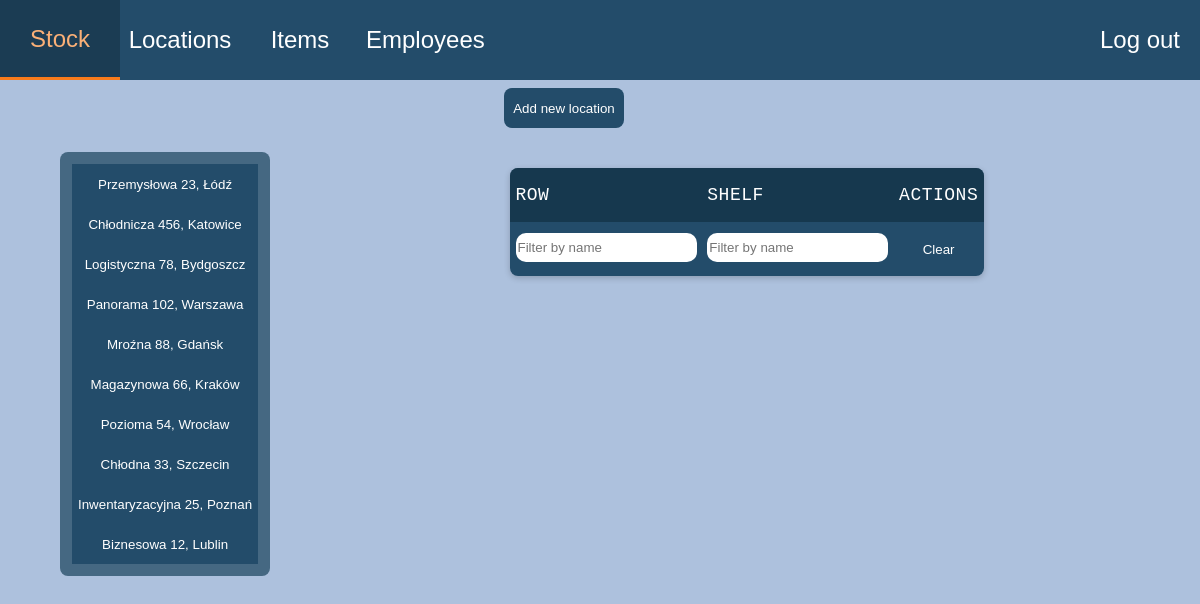
Screenshot of /location (signed in) with the database file from the repository.
### tables this page shows
CREATE TABLE `building` (
  `buildingID` int(11) NOT NULL,
  `buildingType` int(11) DEFAULT NULL,
  `address` varchar(255) DEFAULT NULL,
  `size` int(11) DEFAULT NULL
);

### lib/BaseView.php (called while the page is built, shortened)
<?php
class BaseView{
	public function render($name){
		require_once "views/layout/header.php";
		require_once "views/layout/nav.php";
		require_once "views/$name.php";
		require_once "views/layout/footer.php";
	}
}

### controllers/Location.php (called while the page is built, shortened)
<?php
class Location extends BaseController{
	public function get(){
		$this->view->user = $this->checkSession();
		$this->view->buildingSelected = $this->getSelectedBuilding();
		$this->view->buildings = $this->model->getBuildings();
		$this->view->render('location/get');
	}
	private function getSelectedBuilding(){
		$buildingSelected = 11;
		return $buildingSelected;
	}
}
?>

### index.php (called while the page is built, shortened)
<?php
$app = new Bootstrap();
?>

### lib/BaseController.php (called while the page is built, shortened)
<?php
abstract class BaseController{
	public function loadModel($name) {
                $path = 'models/'.$name.'Model.php';
                if (file_exists($path)) {
                        $this->model = new $modelName();
                }
        }
}

### lib/BaseModel.php (called while the page is built, shortened)
<?php
abstract class BaseModel{
	public function __construct(){
		$this->db = new mysqli(DB_HOST, DB_USR, DB_PWD, DB_NAME);
	}
}

### models/LocationModel.php (called while the page is built, shortened)
<?php
class LocationModel extends BaseModel{
	public function getBuildings(){
		return $this->db->query("SELECT buildingID,address FROM building")->fetch_all(MYSQLI_ASSOC);
	}
}
?>

### views/location/get.php (the view, shortened to what this page needs)
<button id="add" onClick="location.href = '<?php echo BASE_URL; ?>location/add?building=<?php echo $this->buildingSelected?>'">Add new location</button>
    <main id="locations">
        <aside>
            <?php
            foreach($this->buildings as $building){
                echo "<button ";
                if($building['buildingID'] == $this->buildingSelected){
                    echo "class=\"selected\" value=\"".$building['buildingID']."\"";
                }
                echo" onclick=\"location.href='".BASE_URL."location?building=".$building['buildingID']."'\">"
                .$building['address']."</button>";
            }
            ?>
        </aside>
        <div>
            <table id="locationTable">
                <tbody class="header">
                    <tr>
                        <td>Row</td>
                        <td>Shelf</td>
                        <td colspan=2>Actions</td>
                    </tr>
                    <tr>
                        <td><input type="text" id="filterRow" placeholder="Filter by name"></td>
                        <td><input type="text" id="filterShelf" placeholder="Filter by name"></td>
                        <td colspan=2><button id="clearFilters" style="width:100%">Clear</button></td>
                    </tr>
                </tbody>
            </table>
        </div>
    </main>

### lib/Bootstrap.php (shortened to what this page needs)
<?php
class Bootstrap{
public function __construct() {
    $url = $_GET['url'] ?? '';
    $url = explode("/", $url);
		$controller = new $ctName;
		if(empty($url[1])){
			$controller->get();
			return false;
		}
	}
}

### views/layout/header.php (shortened to what this page needs)
<!DOCTYPE html>
<html>
<head>
	<link type="text/css" rel="stylesheet" href="<?=BASE_URL;?>assets/css/styles.css">
</head>
<body>

### views/layout/nav.php
<nav>
        <div>
            <button onclick="location.href='<?php echo BASE_URL; ?>stock'">Stock</button>
            <button onclick="location.href='<?php echo BASE_URL; ?>location'">Locations</button>
            <button onclick="location.href='<?php echo BASE_URL; ?>items'">Items</button>
            <button onclick="location.href='<?php echo BASE_URL; ?>employees'">Employees</button>
            <button id='logout' onclick="location.href='<?php echo BASE_URL; ?>login/logout'">Log out</button>
        </div>
</nav>

### views/layout/footer.php
</body>
</html>

### assets/css/styles.css (style rules this page uses)
body,html { padding: 0; margin: 0; background-color: #adc1dd; font-size: 18px; font-family: 'Courier New', monospace; }
body,html,select { scrollbar-width: none; -ms-overflow-style: none; scroll-behavior: smooth; }
body { min-height: 100vh; }
button { background-color: #234C6A; color:white; border: none; transition: background-color 0.3s ease; margin: 0; cursor:pointer; }
table { align-self: flex-start; margin-top: 2vh; margin-left: auto; margin-right: auto; border:none; color:white; border-collapse: collapse; border-radius: 8px; overflow: hidden; box-shadow: 0 2px 6px rgba(0, 0, 0, 0.2); margin-bottom: 4vh; }
tr { transition: background-color 0.2s ease; height: 3em; }
tbody.header tr:first-of-type td { background-color: #16384e; letter-spacing: 0.5px; text-transform: uppercase; }
table input { border: none; height: 2em; border-radius: 10px; margin-bottom: 1.5%; }
tr:nth-child(even) { background-color: #234C6A; }
tr:nth-child(odd) { background-color: #456882; }
td { height: 100%; padding: 0; padding: 0 0.3em 0 0.3em; }
td button { height: 100%; width: 10vh; margin-right: 1%; }
tr:nth-child(even) button { background-color: #234C6A; }
nav { height: 10vh; background-color: #234C6A; position:sticky; }
nav > div { display: flex; }
nav button { height: 10vh; width: 10%; font-size: 24px; }
#logout { margin-left: auto; }
#locations { margin-top: 3vh; display: flex; flex-direction: row; }
#locations aside { margin-left: 5%; padding: 1%; display: flex; flex-direction: column; background-color: #456882; align-self: flex-start; border-radius: 8px; }
#locations aside button { height: 5vh; }
#locations div { margin-left: 20%; }
#add { width: 10vw; height: 5vh; margin: 1vh auto 0 42vw; border-radius: 8px; }

### rows the page displays
building: $building['buildingID'] 11 (drawn), address "Przemysłowa 23, Łódź"
building: address "Chłodnicza 456, Katowice"
building: address "Logistyczna 78, Bydgoszcz"
building: address "Panorama 102, Warszawa"
building: address "Mroźna 88, Gdańsk"
building: address "Magazynowa 66, Kraków"
building: address "Pozioma 54, Wrocław"
building: address "Chłodna 33, Szczecin"
building: address "Inwentaryzacyjna 25, Poznań"
building: address "Biznesowa 12, Lublin"
